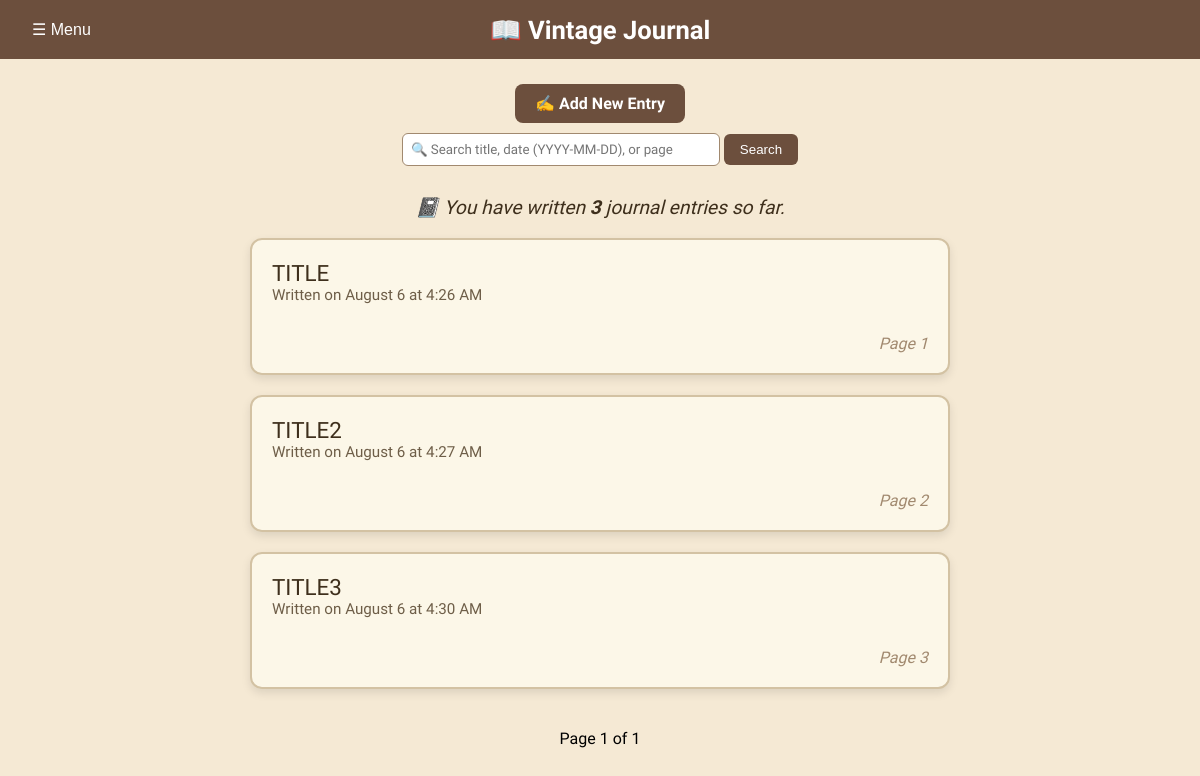
The page / (signed in) on the database as committed earlier.
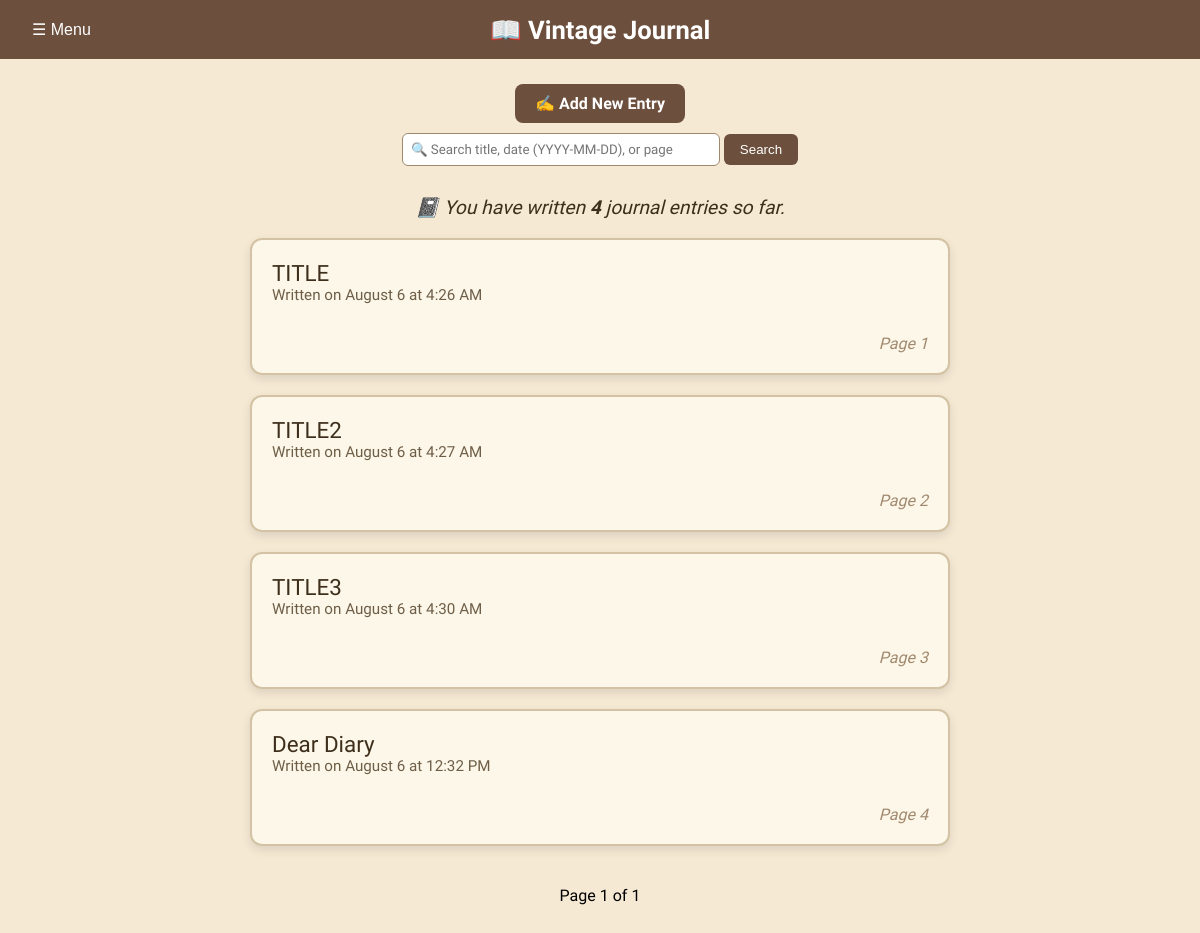
The same page on the database as committed later.
### journal/models.py (models this page shows, shortened)
class JournalEntry(models.Model):
    user = models.ForeignKey(User, on_delete=models.CASCADE)
    title = models.CharField(max_length=255)
    content = models.TextField()
    date_created = models.DateTimeField(default=timezone.now)

### journal/views.py (the view, shortened to what this page needs)
# urls.py: 2. Add a URL to urlpatterns:  path('', views.home, name='home')
@login_required
def home(request):
    query = request.GET.get('q', '').strip()
    entries = JournalEntry.objects.filter(user=request.user).order_by('date_created')
    total_entries = entries.count()
    reminders = Reminder.objects.filter(user=request.user).order_by('date')
    result_message = None
    paginator = Paginator(entries, 10)
    page_number = request.GET.get('page')
    page_obj = paginator.get_page(page_number)
    start_index = page_obj.start_index()
    for idx, entry in enumerate(page_obj.object_list, start=start_index):
        entry.page_number = idx
    reminder_dates = [r.date.strftime('%Y-%m-%d') for r in reminders]
    return render(request, 'journal/home.html', {
        'page_obj': page_obj,
        'query': query,
        'result_message': result_message,
        'reminders': reminders,
        'reminder_dates': reminder_dates,
        'total_entries': total_entries,# ✅ Pass to template
    })

### journal/templates/journal/home.html (shortened to what this page needs)
<!DOCTYPE html>
<html>
<head>
</head>
<body>
</body>
</html>
<body>
{% load tz %}
<div class="top-bar">
    <div class="menu-dropdown">
        <button>☰ Menu</button>
    </div>
    <h3 class="heading-center">📖 Vintage Journal</h3>
</div>
<div class="add-entry-button">
    <a href="{% url 'add_entry' %}">✍️ Add New Entry</a>
</div>
<div class="search-box">
    <form method="get">
        <input type="text" name="q" placeholder="🔍 Search title, date (YYYY-MM-DD), or page" value="{{ query|default:'' }}">
        <button type="submit">Search</button>
    </form>
</div>
<p style="font-style: italic; color:  #3e2f1c; font-size: 1.2em;  text-align: center">
  📓 You have written <strong>{{ total_entries }}</strong> journal entries so far.
</p>
<div class="entry-list">
    {% for entry in page_obj %}
        <div class="entry-item">
            <a href="{% url 'entry_detail' entry.id %}">{{ entry.title }}</a>
            {% timezone "Asia/Kolkata" %}
    <div class="date">Written on {{ entry.date_created|date:"F j \\a\\t g:i A" }}</div>
{% endtimezone %}
<div class="page-number">Page {{ entry.page_number }}</div>
        </div>
    {% empty %}
        <p style="text-align: center;">No entries found. <a href="{% url 'add_entry' %}">Add your first entry</a>!</p>
    {% endfor %}
</div>
<div class="pagination">
    <span>Page {{ page_obj.number }} of {{ page_obj.paginator.num_pages }}</span>
</div>
</body>
</html>

### journal/templates/journal/home.html (style rules this page uses)
:root { --selected-font: 'Special Elite', cursive; }
body { font-family: var(--selected-font); background: #f5e9d4 url('https://www.transparenttextures.com/patterns/paper-fibers.png'); margin: 0; padding: 0; }
.top-bar { display: flex; align-items: center; background-color: #6c4f3d; padding: 12px 20px; color: white; position: relative; }
.menu-dropdown { position: relative; }
.menu-dropdown button { background-color: transparent; color: white; font-size: 16px; padding: 8px 12px; border: none; cursor: pointer; }
.heading-center { position: absolute; left: 50%; transform: translateX(-50%); font-size: 1.6em; }
.add-entry-button { display: flex; justify-content: center; margin: 25px 0 10px; }
.add-entry-button a { background-color: #6c4f3d; color: white; padding: 10px 20px; border-radius: 8px; font-weight: bold; text-decoration: none; }
.search-box { text-align: center; margin-bottom: 30px; }
.search-box input { padding: 8px; width: 300px; border: 1px solid #a1896f; border-radius: 6px; font-family: inherit; }
.search-box button { padding: 8px 16px; background-color: #6c4f3d; color: white; border: none; border-radius: 6px; cursor: pointer; }
.entry-list { max-width: 700px; margin: auto; padding: 0 20px; }
.entry-item { background: #fcf7e8; padding: 20px; margin-bottom: 20px; border-radius: 12px; border: 2px solid #d3c2a3; box-shadow: 0 4px 10px rgba(0,0,0,0.1); }
.entry-item a { font-size: 1.4em; text-decoration: none; color: #3e2f1c; }
.pagination { text-align: center; margin: 40px 0; }
.date { color: #6e5e48; font-size: 0.95em; margin-bottom: 25px; }
.page-number { text-align: right; color: #a1896f; margin-top: 30px; font-style: italic; }

Rows that differ between the two databases and show on the page:
added JournalEntry: title "Dear Diary", date_created "August 6 at 12:32 PM", page_number "4"
Other text that changed with them:
{{ total_entries }}: "3" → "4"
